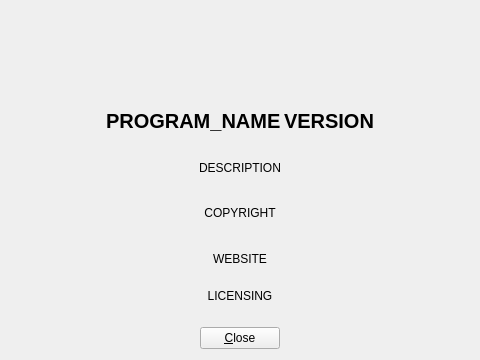
<?xml version="1.0" encoding="UTF-8"?>
<ui version="4.0">
 <class>Dialog</class>
 <widget class="py_QDialog" name="Dialog">
  <property name="geometry">
   <rect>
    <x>0</x>
    <y>0</y>
    <width>480</width>
    <height>360</height>
   </rect>
  </property>
  <property name="minimumSize">
   <size>
    <width>480</width>
    <height>360</height>
   </size>
  </property>
  <property name="maximumSize">
   <size>
    <width>480</width>
    <height>360</height>
   </size>
  </property>
  <property name="font">
   <font>
    <weight>50</weight>
    <bold>false</bold>
   </font>
  </property>
  <property name="windowTitle">
   <string>About TADEK</string>
  </property>
  <layout class="QVBoxLayout" name="verticalLayout_2">
   <property name="spacing">
    <number>3</number>
   </property>
   <item>
    <layout class="QHBoxLayout" name="horizontalLayout">
     <item>
      <layout class="QHBoxLayout" name="horizontalLayout_3"/>
     </item>
     <item>
      <widget class="QLabel" name="label_3">
       <property name="sizePolicy">
        <sizepolicy hsizetype="Fixed" vsizetype="Fixed">
         <horstretch>0</horstretch>
         <verstretch>0</verstretch>
        </sizepolicy>
       </property>
       <property name="minimumSize">
        <size>
         <width>310</width>
         <height>81</height>
        </size>
       </property>
       <property name="maximumSize">
        <size>
         <width>310</width>
         <height>81</height>
        </size>
       </property>
       <property name="text">
        <string/>
       </property>
       <property name="pixmap">
        <pixmap resource="../icons/icons.qrc">:/icons/tadek-logo-wide.png</pixmap>
       </property>
       <property name="scaledContents">
        <bool>true</bool>
       </property>
      </widget>
     </item>
     <item>
      <layout class="QVBoxLayout" name="verticalLayout"/>
     </item>
    </layout>
   </item>
   <item>
    <spacer name="verticalSpacer_5">
     <property name="orientation">
      <enum>Qt::Vertical</enum>
     </property>
     <property name="sizeType">
      <enum>QSizePolicy::Fixed</enum>
     </property>
     <property name="sizeHint" stdset="0">
      <size>
       <width>20</width>
       <height>8</height>
      </size>
     </property>
    </spacer>
   </item>
   <item>
    <layout class="QHBoxLayout" name="horizontalLayout_4">
     <item>
      <spacer name="horizontalSpacer_3">
       <property name="orientation">
        <enum>Qt::Horizontal</enum>
       </property>
       <property name="sizeHint" stdset="0">
        <size>
         <width>40</width>
         <height>20</height>
        </size>
       </property>
      </spacer>
     </item>
     <item>
      <widget class="QLabel" name="labelName">
       <property name="font">
        <font>
         <pointsize>15</pointsize>
         <weight>75</weight>
         <bold>true</bold>
        </font>
       </property>
       <property name="text">
        <string>PROGRAM_NAME</string>
       </property>
      </widget>
     </item>
     <item>
      <widget class="QLabel" name="labelVersion">
       <property name="font">
        <font>
         <pointsize>15</pointsize>
         <weight>75</weight>
         <bold>true</bold>
        </font>
       </property>
       <property name="text">
        <string>VERSION</string>
       </property>
       <property name="alignment">
        <set>Qt::AlignCenter</set>
       </property>
      </widget>
     </item>
     <item>
      <spacer name="horizontalSpacer_4">
       <property name="orientation">
        <enum>Qt::Horizontal</enum>
       </property>
       <property name="sizeHint" stdset="0">
        <size>
         <width>40</width>
         <height>20</height>
        </size>
       </property>
      </spacer>
     </item>
    </layout>
   </item>
   <item>
    <spacer name="verticalSpacer_4">
     <property name="orientation">
      <enum>Qt::Vertical</enum>
     </property>
     <property name="sizeType">
      <enum>QSizePolicy::Fixed</enum>
     </property>
     <property name="sizeHint" stdset="0">
      <size>
       <width>20</width>
       <height>10</height>
      </size>
     </property>
    </spacer>
   </item>
   <item>
    <widget class="QLabel" name="labelDescription">
     <property name="text">
      <string>DESCRIPTION</string>
     </property>
     <property name="alignment">
      <set>Qt::AlignCenter</set>
     </property>
     <property name="wordWrap">
      <bool>true</bool>
     </property>
    </widget>
   </item>
   <item>
    <spacer name="verticalSpacer_3">
     <property name="orientation">
      <enum>Qt::Vertical</enum>
     </property>
     <property name="sizeType">
      <enum>QSizePolicy::Fixed</enum>
     </property>
     <property name="sizeHint" stdset="0">
      <size>
       <width>20</width>
       <height>8</height>
      </size>
     </property>
    </spacer>
   </item>
   <item>
    <widget class="QLabel" name="labelCopyright">
     <property name="font">
      <font>
       <pointsize>9</pointsize>
      </font>
     </property>
     <property name="text">
      <string>COPYRIGHT</string>
     </property>
     <property name="textFormat">
      <enum>Qt::RichText</enum>
     </property>
     <property name="alignment">
      <set>Qt::AlignCenter</set>
     </property>
    </widget>
   </item>
   <item>
    <spacer name="verticalSpacer_2">
     <property name="orientation">
      <enum>Qt::Vertical</enum>
     </property>
     <property name="sizeType">
      <enum>QSizePolicy::Fixed</enum>
     </property>
     <property name="sizeHint" stdset="0">
      <size>
       <width>20</width>
       <height>8</height>
      </size>
     </property>
    </spacer>
   </item>
   <item>
    <widget class="QLabel" name="labelWebsite">
     <property name="text">
      <string>WEBSITE</string>
     </property>
     <property name="textFormat">
      <enum>Qt::RichText</enum>
     </property>
     <property name="alignment">
      <set>Qt::AlignCenter</set>
     </property>
     <property name="openExternalLinks">
      <bool>true</bool>
     </property>
    </widget>
   </item>
   <item>
    <widget class="QLabel" name="labelLicensing">
     <property name="text">
      <string>LICENSING</string>
     </property>
     <property name="textFormat">
      <enum>Qt::RichText</enum>
     </property>
     <property name="alignment">
      <set>Qt::AlignCenter</set>
     </property>
     <property name="openExternalLinks">
      <bool>true</bool>
     </property>
    </widget>
   </item>
   <item>
    <spacer name="verticalSpacer">
     <property name="orientation">
      <enum>Qt::Vertical</enum>
     </property>
     <property name="sizeType">
      <enum>QSizePolicy::Fixed</enum>
     </property>
     <property name="sizeHint" stdset="0">
      <size>
       <width>20</width>
       <height>10</height>
      </size>
     </property>
    </spacer>
   </item>
   <item>
    <layout class="QHBoxLayout" name="horizontalLayout_2">
     <item>
      <spacer name="horizontalSpacer">
       <property name="orientation">
        <enum>Qt::Horizontal</enum>
       </property>
       <property name="sizeHint" stdset="0">
        <size>
         <width>40</width>
         <height>20</height>
        </size>
       </property>
      </spacer>
     </item>
     <item>
      <widget class="QPushButton" name="buttonClose">
       <property name="text">
        <string>&amp;Close</string>
       </property>
      </widget>
     </item>
     <item>
      <spacer name="horizontalSpacer_2">
       <property name="orientation">
        <enum>Qt::Horizontal</enum>
       </property>
       <property name="sizeHint" stdset="0">
        <size>
         <width>40</width>
         <height>20</height>
        </size>
       </property>
      </spacer>
     </item>
    </layout>
   </item>
  </layout>
 </widget>
 <customwidgets>
  <customwidget>
   <class>py_QDialog</class>
   <extends>QWidget</extends>
   <header>py_qdialog.h</header>
   <container>1</container>
  </customwidget>
 </customwidgets>
 <resources>
  <include location="../icons/icons.qrc"/>
 </resources>
 <connections/>
</ui>
